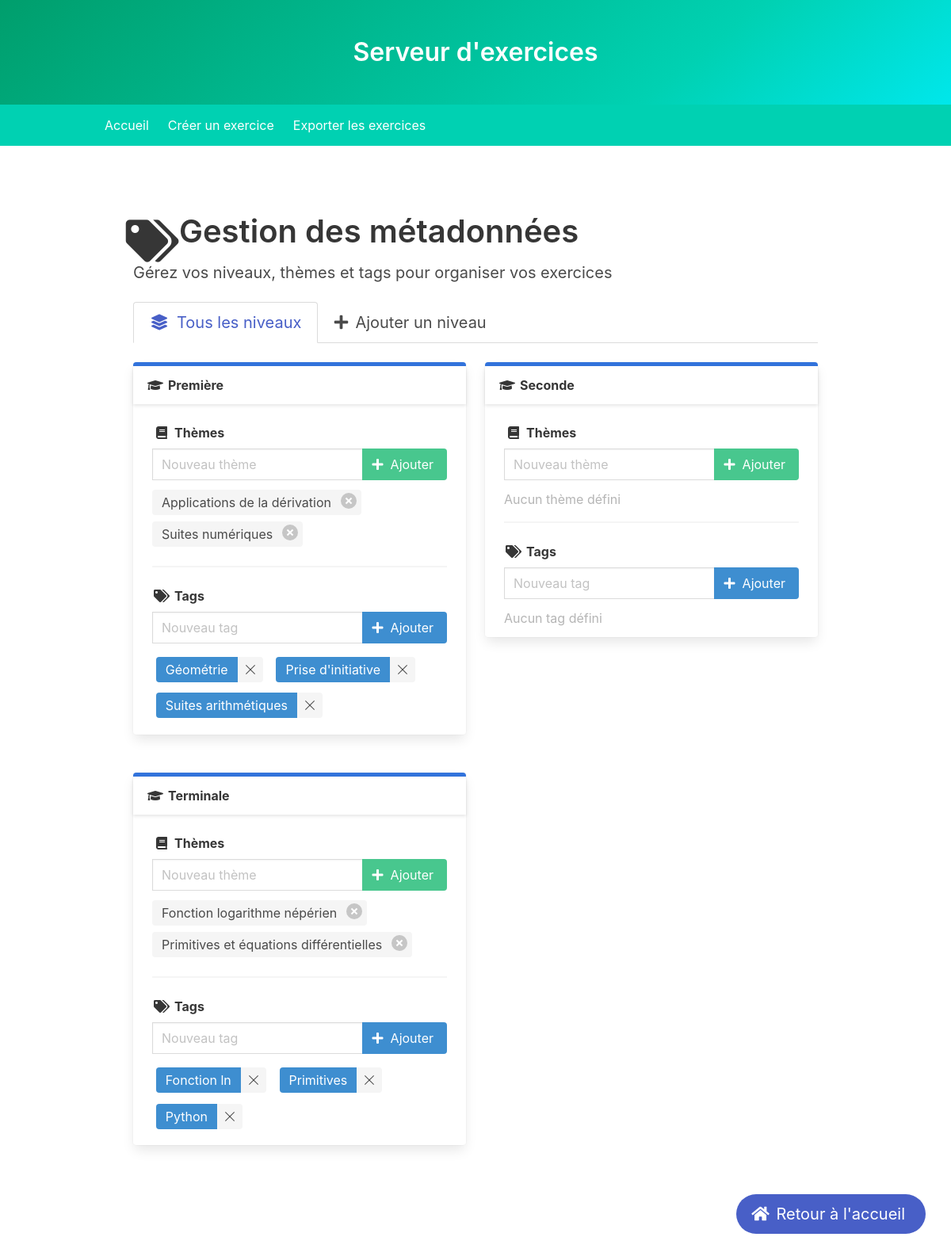
/manage_metadata, run on the app's committed database.
### models.py (models this page shows, shortened)
class Level(db.Model):
    __tablename__ = 'levels'
    id = db.Column(db.Integer, primary_key=True)
    name = db.Column(db.String, nullable=False, unique=True)
    themes = db.relationship('Theme', backref='level', lazy=True)
    tags = db.relationship('Tag', backref='level', lazy=True)
    exercices = db.relationship('Exercice', backref='level_rel', lazy=True)

class Theme(db.Model):
    __tablename__ = 'themes'
    id = db.Column(db.Integer, primary_key=True)
    name = db.Column(db.String, nullable=False)
    level_id = db.Column(db.Integer, db.ForeignKey('levels.id', name='fk_theme_level'), nullable=False)
    exercices = db.relationship('Exercice', backref='theme_rel', lazy=True)
    __table_args__ = (db.UniqueConstraint('name', 'level_id', name='uq_theme_name_level'),)

class Tag(db.Model):
    __tablename__ = 'tags'
    id = db.Column(db.Integer, primary_key=True)
    name = db.Column(db.String, nullable=False)
    level_id = db.Column(db.Integer, db.ForeignKey('levels.id', name='fk_tag_level'), nullable=False)  # Maintenant non nullable
    __table_args__ = (db.UniqueConstraint('name', 'level_id', name='uq_tag_name_level'),)  # Modifié

### app.py (the view, shortened to what this page needs)
@app.route('/manage_metadata', methods=['GET', 'POST'])
def manage_metadata():
    levels = Level.query.order_by(Level.name).all()
    level_data = {}
    for level in levels:
        level_data[level.id] = {
            'name': level.name,
            'themes': Theme.query.filter_by(level_id=level.id).order_by(Theme.name).all(),
            'tags': Tag.query.filter_by(level_id=level.id).order_by(Tag.name).all()
        }
    return render_template('manage_metadata.html', levels=levels, level_data=level_data)

### templates/manage_metadata.html (shortened to what this page needs)
{% extends 'base.html' %}
{% block content %}
<section class="section">
    <div class="container">
        <div class="columns">
            <div class="column is-12">
                <h1 class="title is-2">
                    <span class="icon-text">
                        <span class="icon is-large">
                            <i class="fas fa-tags fa-lg"></i>
                        </span>
                        <span>Gestion des métadonnées</span>
                    </span>
                </h1>
                <p class="subtitle is-5">Gérez vos niveaux, thèmes et tags pour organiser vos exercices</p>
                <div class="tabs is-boxed is-medium">
                    <ul>
                        <li class="is-active">
                            <a>
                                <span class="icon"><i class="fas fa-layer-group"></i></span>
                                <span>Tous les niveaux</span>
                            </a>
                        </li>
                        <li>
                            <a href="#add-new-level" class="js-modal-trigger" data-target="add-level-modal">
                                <span class="icon is-small"><i class="fas fa-plus"></i></span>
                                <span>Ajouter un niveau</span>
                            </a>
                        </li>
                    </ul>
                </div>
                <div class="columns is-multiline fade-in">
                    {% for level in levels %}
                    <div class="column is-6">
                        <div class="card level-card">
                            <header class="card-header">
                                <p class="card-header-title">
                                    <span class="icon-text">
                                        <span class="icon">
                                            <i class="fas fa-graduation-cap"></i>
                                        </span>
                                        <span>{{ level.name }}</span>
                                    </span>
                                </p>
                            </header>
                            <div class="card-content">
                                <div class="content">
                                    <div class="field">
                                        <label class="label">
                                            <span class="icon-text">
                                                <span class="icon">
                                                    <i class="fas fa-book"></i>
                                                </span>
                                                <span>Thèmes</span>
                                            </span>
                                        </label>
                                        <div class="control">
                                            <form method="POST" class="field has-addons">
                                                <div class="control is-expanded">
                                                    <input type="text" name="theme_name" class="input" placeholder="Nouveau thème" required>
                                                </div>
                                                <div class="control">
                                                    <button type="submit" class="button is-success">
                                                        <span class="icon is-small">
                                                            <i class="fas fa-plus"></i>
                                                        </span>
                                                        <span>Ajouter</span>
                                                    </button>
                                                </div>
                                            </form>
                                        </div>
                                        <div class="tags are-medium mt-3">
                                            {% for theme in level_data[level.id]['themes'] %}
                                            <div class="tag theme-tag">
                                                {{ theme.name }}
                                                <form method="POST" class="is-inline ml-2">
                                                    <button type="submit" class="delete"
                                                            onclick="return confirm('Êtes-vous sûr de vouloir supprimer ce thème ?')">
                                                    </button>
                                                </form>
                                            </div>
                                            {% else %}
                                            <span class="has-text-grey-light">Aucun thème défini</span>
                                            {% endfor %}
                                        </div>
                                    </div>
                                    <hr>
                                    <div class="field">
                                        <label class="label">
                                            <span class="icon-text">
                                                <span class="icon">
                                                    <i class="fas fa-tags"></i>
                                                </span>
                                                <span>Tags</span>
                                            </span>
                                        </label>
                                        <div class="control">
                                            <form method="POST" class="field has-addons">
                                                <div class="control is-expanded">
                                                    <input type="text" name="tag_name" class="input" placeholder="Nouveau tag" required>
                                                </div>
                                                <div class="control">
                                                    <button type="submit" class="button is-info">
                                                        <span class="icon is-small">
                                                            <i class="fas fa-plus"></i>
                                                        </span>
                                                        <span>Ajouter</span>
                                                    </button>
                                                </div>
                                            </form>
                                        </div>
                                        <div class="field is-grouped is-grouped-multiline mt-3">
                                            {% for tag in level_data[level.id]['tags'] %}
                                            <div class="control">
                                                <div class="tags has-addons">
                                                    <span class="tag is-info is-medium">{{ tag.name }}</span>
                                                    <a class="tag is-delete is-medium"
                                                       onclick="confirmDeleteTag('{{ tag.id }}', '{{ tag.name }}')"></a>
                                                </div>
                                            </div>
                                            {% else %}
                                            <span class="has-text-grey-light">Aucun tag défini</span>
                                            {% endfor %}
                                        </div>
                                    </div>
                                </div>
                            </div>
                        </div>
                    </div>
                    {% endfor %}
                </div>
            </div>
        </div>
        <div class="action-buttons">
            <a href="{{ url_for('home') }}" class="button is-link is-rounded is-medium">
                <span class="icon">
                    <i class="fas fa-home"></i>
                </span>
                <span>Retour à l'accueil</span>
            </a>
        </div>
    </div>
</section>
{% endblock %}

### templates/base.html (shortened to what this page needs)
<!DOCTYPE html>
<html lang="en">
<head>
    <link rel="stylesheet" href="https://cdnjs.cloudflare.com/ajax/libs/bulma/0.9.3/css/bulma.min.css">
    <link rel="stylesheet" href="https://cdnjs.cloudflare.com/ajax/libs/font-awesome/5.15.4/css/all.min.css">
    <link rel="stylesheet" href="https://cdnjs.cloudflare.com/ajax/libs/highlight.js/11.7.0/styles/github.min.css">
</head>
<body>
    <section class="hero is-primary is-bold">
        <div class="hero-body">
            <div class="container">
                <h1 class="title has-text-centered">Serveur d'exercices</h1>
            </div>
        </div>
    </section>
    <nav class="navbar is-primary">
        <div class="container">
            <div class="navbar-menu">
                <div class="navbar-start">
                    <a class="navbar-item" href="/">Accueil</a>
                    <a class="navbar-item" href="/create_exercise">Créer un exercice</a>
                    <a class="navbar-item" href="/export_menu">Exporter les exercices</a>
                </div>
            </div>
        </div>
    </nav>
    <section class="section">
        <div class="container">
            {% block content %}{% endblock %}
        </div>
    </section>
</body>
</html>

### templates/manage_metadata.html (style rules this page uses)
.fade-in { animation: fadeIn 0.3s; }
.card { transition: all 0.3s ease; margin-bottom: 1.5rem; }
.tag.is-medium { margin: 0.3rem; transition: transform 0.2s; }
.level-card { border-top: 5px solid #3273dc; }
.theme-tag { background-color: #23d160; color: white; position: relative; }
.action-buttons { position: fixed; bottom: 2rem; right: 2rem; z-index: 30; }

### data on the page
Level: name "Première"
Theme: name "Applications de la dérivation"
Theme: name "Suites numériques"
Tag: name "Géométrie"
Tag: name "Prise d'initiative"
Tag: name "Suites arithmétiques"
Level: name "Seconde"
Level: name "Terminale"
Theme: name "Fonction logarithme népérien"
Theme: name "Primitives et équations différentielles"
Tag: name "Fonction ln"
Tag: name "Primitives"
Tag: name "Python"
